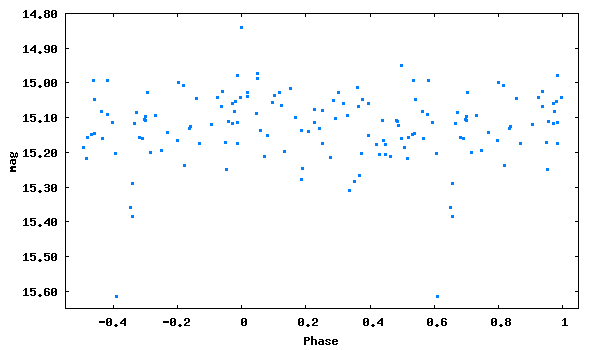

Generate this figure with gnuplot:
set term png size 600,350 medium
set colors classic
set output 'phase_lc_5.png'
set xlabel 'Phase'
set ylabel 'mag'
#set title 'JDmax = 2447035.45800 + 0.2356952 x E'
set format y '%5.2f'
plot [-0.55:1.05][15.65:14.80] "phase_lc_5.dat" linecolor 3 pointtype 5 pointsize 0.3 title ""
